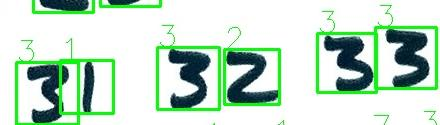
#> input picture ocr.jpg, 440 x 125 px, found by its file name
$ python OpenCVBase.py
#> lines starting #> are read from the running program, lines starting #| are printed output that depends on the picture
import cv2
import time

# 读入一个图片
img = cv2.imread("ocr.jpg", cv2.IMREAD_COLOR)
#> img is the input picture: shape (125, 440, 3); mean B, G, R 202.7, 219.9, 196.3
print(type(img))
#| <class 'numpy.ndarray'>
# # 在窗口显示图片
# cv2.imshow('图片标题', img)

# 边缘检测
cv2.imwrite("canny.jpg", cv2.Canny(img, 200, 300))
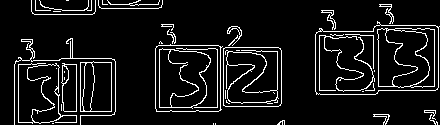
#> saved as canny.jpg: shape (125, 440); 8.6% white in thin lines or dots
cv2.imshow("canny.jpg", cv2.imread("canny.jpg", cv2.IMREAD_COLOR))

while True:
    # 获取键盘输入，可使用cv2.setMouseCallback()获取鼠标操作
    key = cv2.waitKey(0)
#> (key Esc is pressed here)
    if key == 27:
        # 释放有OpenCV创建的所有窗口
        cv2.destroyAllWindows()
    else:
        print("ESC 退出")
    time.sleep(5)
